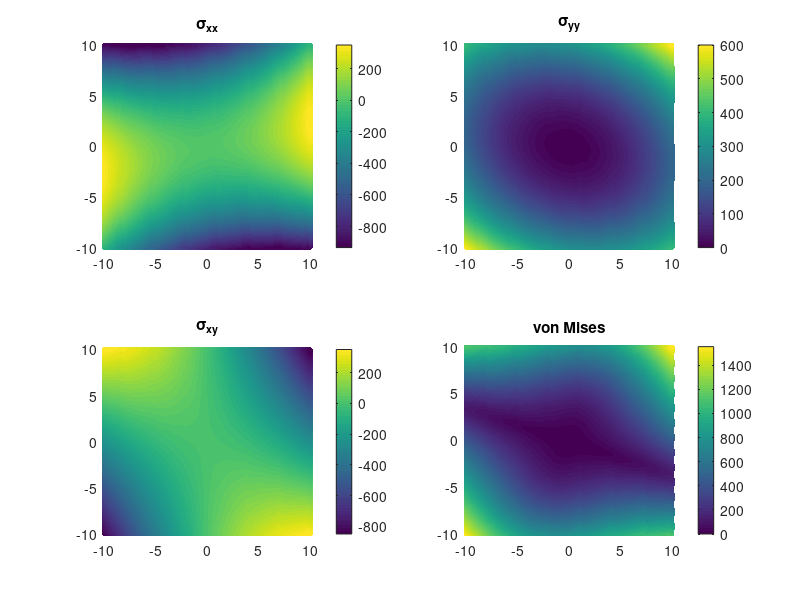
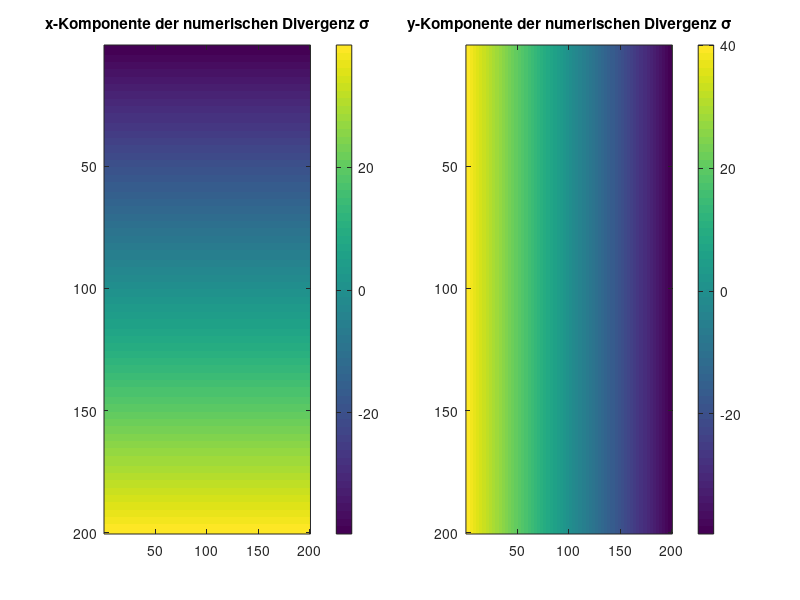

Reproduce these figures in MATLAB, in order. (Note: this script raises an error after producing the figures.)
%% 
% Bereich der x- und y-Werte definieren
[x, y] = meshgrid(-10:0.1:10, -10:0.1:10);
% Spannungen berechnen
sigma_xx = 3*x.^2 + 4*x.*y - 8*y.^2;
sigma_yy = 2*x.^2 + x.*y + 3*y.^2;
sigma_xy = -0.5*x.^2 - 6*x.*y - 2*x.^2;
% von-Mises-Vergleichsspannung berechnen
sigma_v = sqrt(0.5*((sigma_xx - sigma_yy).^2) + 3*(sigma_xy.^2));
% Plots erstellen
figure;
subplot(2,2,1);
scatter(x(:), y(:), 10, sigma_xx(:), 'filled');
title('\sigma_{xx}');
colorbar;
subplot(2,2,2);
scatter(x(:), y(:), 10, sigma_yy(:), 'filled');
title('\sigma_{yy}');
colorbar;
subplot(2,2,3);
scatter(x(:), y(:), 10, sigma_xy(:), 'filled');
title('\sigma_{xy}');
colorbar;
subplot(2,2,4);
scatter(x(:), y(:), 10, sigma_v(:), 'filled');
title('von Mises');
colorbar;
%% 
[x, y] = meshgrid(-10:0.1:10, -10:0.1:10);
dx = 0.1; 

sigma_xx = 3*x.^2 + 4*x.*y - 8*y.^2;
sigma_yy = 2*x.^2 + x.*y + 3*y.^2;
sigma_xy = -0.5*x.^2 - 6*x.*y - 2*x.^2;

temp1 = diff(sigma_xx, 1, 2) / dx; 
temp2 = diff(sigma_xy, 1, 1) / dx; 

temp1 = temp1(1:end-1, :); 
temp2 = temp2(:, 1:end-1); 
sz1=size(temp1)
sz2=size(temp2)

div_sigma_x_num = temp1 + temp2; 

temp3 = diff(sigma_xy, 1, 2) / dx;
temp4 = diff(sigma_yy, 1, 1) / dx; 

temp3 = temp3(1:end-1, :); 
temp4 = temp4(:, 1:end-1); 

div_sigma_y_num = temp3 + temp4; 
figure;
subplot(1,2,1);
imagesc(div_sigma_x_num);
colorbar;
title('x-Komponente der numerischen Divergenz σ');
subplot(1,2,2);
imagesc(div_sigma_y_num);
colorbar;
title('y-Komponente der numerischen Divergenz σ');
%% 

syms x y

sigma_xx = 3*x^2 + 4*x*y - 8*y^2;
sigma_yy = 2*x^2 + x*y + 3*y^2;
sigma_xy = -0.5*x^2 - 6*x*y - 2*x^2;


div_sigma_x = diff(sigma_xx, x) + diff(sigma_xy, y);
div_sigma_y = diff(sigma_xy, x) + diff(sigma_yy, y);


[x_num, y_num] = meshgrid(-10:0.1:10, -10:0.1:10); 


div_sigma_x_sym = double(subs(div_sigma_x, {x, y}, {x_num, y_num}));
div_sigma_y_sym = double(subs(div_sigma_y, {x, y}, {x_num, y_num}));


disp('x-Komponente der Divergenz σ:');
pretty(div_sigma_x)
disp('y-Komponente der Divergenz σ:');
pretty(div_sigma_y)

figure;
subplot(1,2,1);
imagesc(div_sigma_x_sym);
colorbar;
title('x-Komponente der symbolischen Divergenz σ');

subplot(1,2,2);
imagesc(div_sigma_y_sym);
colorbar;
title('y-Komponente der symbolischen Divergenz σ');

%% 
err_x = abs(div_sigma_x_num - div_sigma_x_sym(1:end-1,1:end-1));
err_y = abs(div_sigma_y_num - div_sigma_y_sym(1:end-1,1:end-1));


fprintf('Der durchschnittliche Fehler der x-Komponente der Divergenz σ: %.4f\n', mean(err_x(:)));

fprintf('Der durchschnittliche Fehler der y-Komponente der Divergenz σ: %.4f\n', mean(err_y(:)));


figure;
subplot(1,2,1);
imagesc(err_x);
colorbar;
title('Der Unterschied zwischen numerischer und symbolischer Divergenz (die x-Komponente von σ)');

subplot(1,2,2);
imagesc(err_y);
colorbar;
title('Der Unterschied zwischen numerischer und symbolischer Divergenz (die y-Komponente von σ)');






